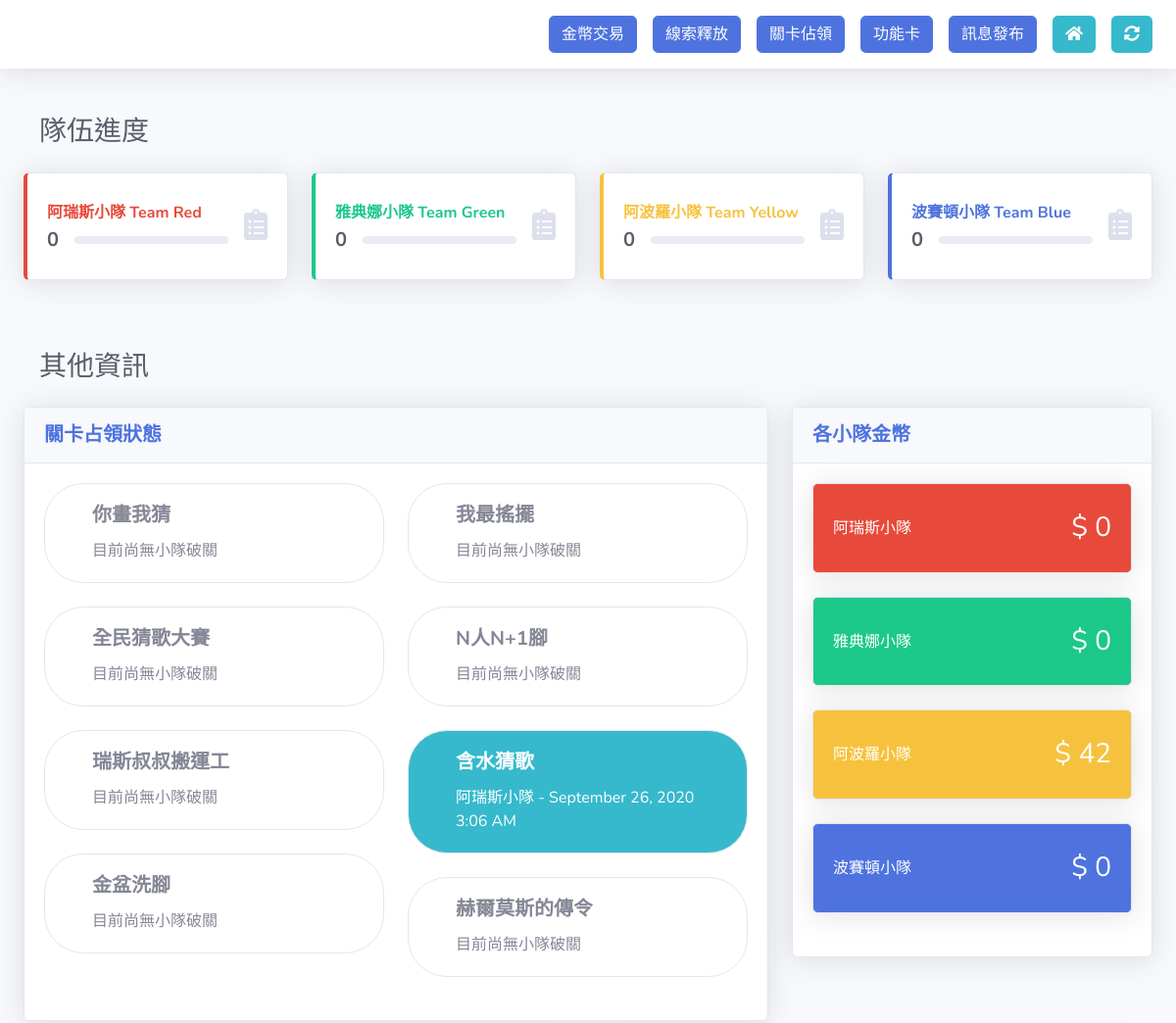
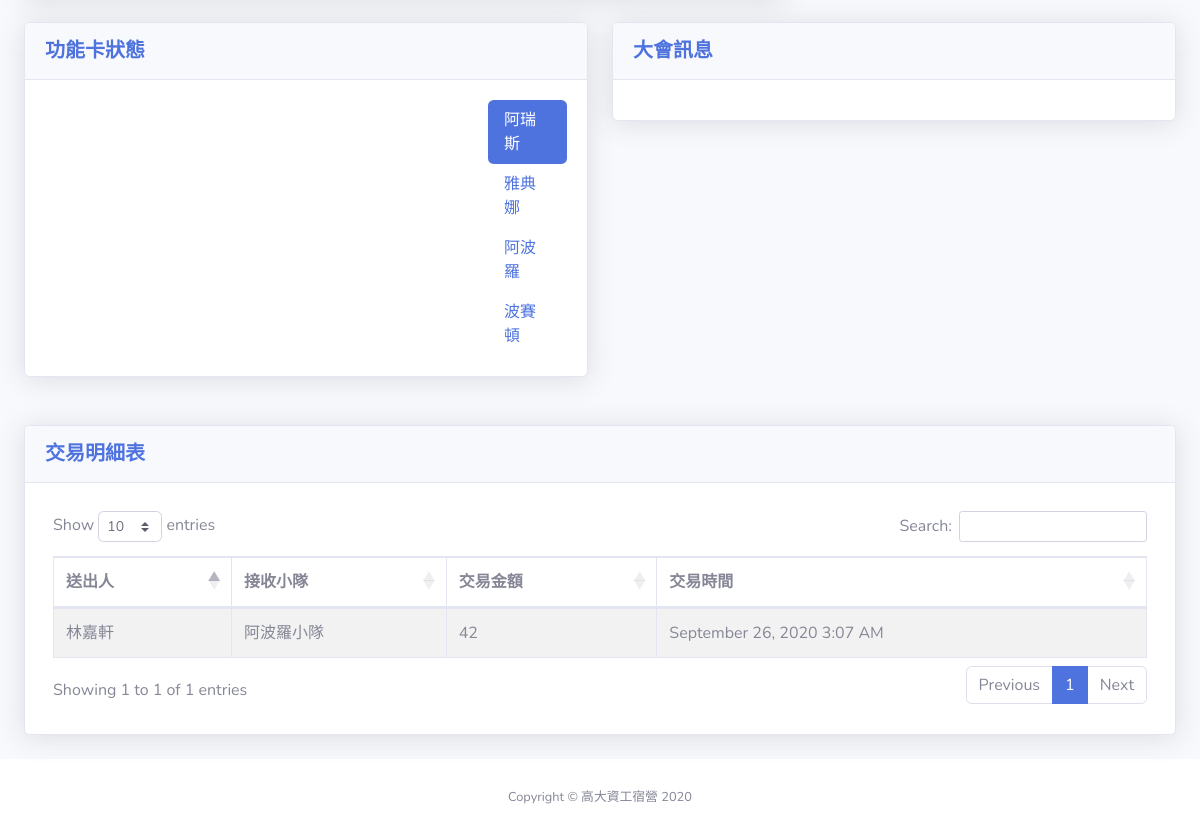
Page /dashboard (signed in) on the earlier database version (2 pictures, top to bottom).
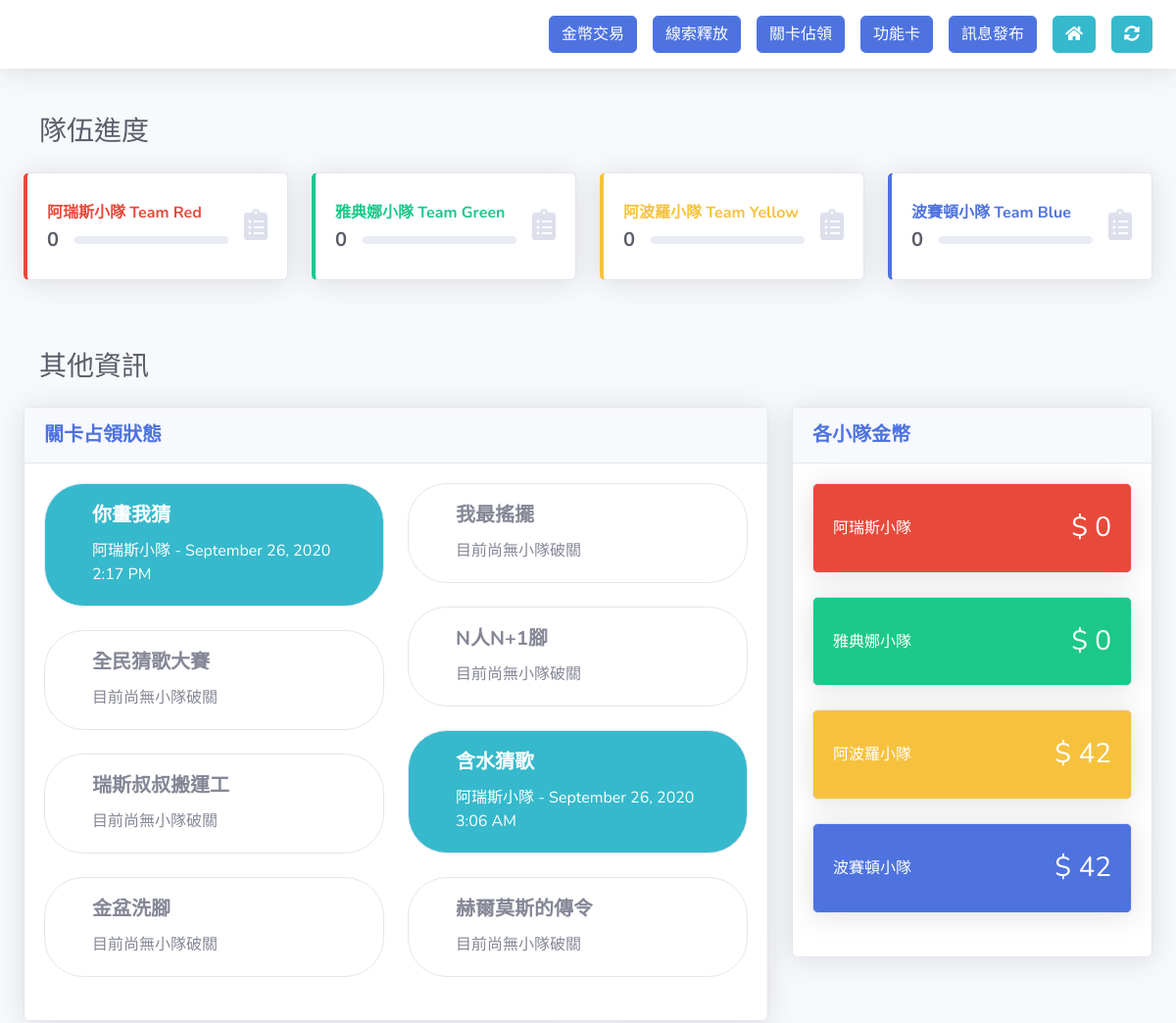
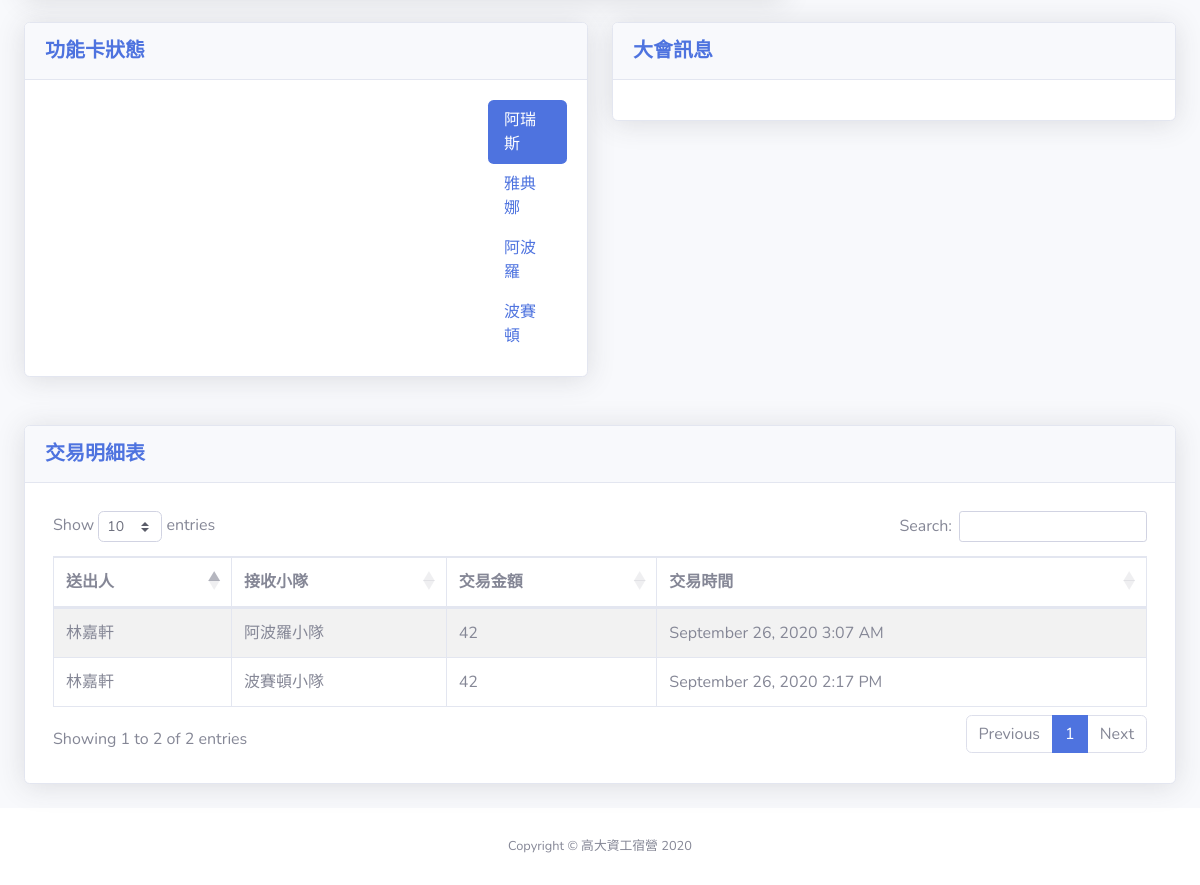
Same page on the later database version (2 pictures, top to bottom).
### main/models.py (models this page shows, shortened)
class Team(db.Model):
    id = db.Column(db.Integer, primary_key=True)
    team_coins = db.Column(db.Integer, nullable=False, default=0)
    members = db.relationship('User', backref='member', lazy=True)
    clues = db.Column(db.Integer, nullable=False, default=0)
    clueCardStatus = db.Column(db.Integer, nullable=False, default=0)
    clueCardContent = db.Column(db.String(10))  # 表示從哪個小隊發送的
    isolateCardStatus = db.Column(db.Integer, nullable=False, default=0)
    isolateCardTime = db.Column(db.DateTime)
    isolateCardContent = db.Column(db.String(10))  # TODO:表示從哪個小隊發送的
    selfBanCardStatus = db.Column(db.Integer, nullable=False, default=0)
    selfBanCardTime = db.Column(db.DateTime)
    selfBanCardContent = db.Column(db.String(10))  # 表示從哪個小隊發送的

class User(db.Model, UserMixin):
    id = db.Column(db.Integer, primary_key=True)
    nickname = db.Column(db.String(20), nullable=False, default='NULL')
    account = db.Column(db.String(20), unique=True, nullable=False)
    password = db.Column(db.String(40), nullable=False)
    team_id = db.Column(db.Integer, db.ForeignKey('team.id'), nullable=False)

class Event(db.Model):
    id = db.Column(db.Integer, primary_key=True)
    coins = db.Column(db.Integer, nullable=False)
    time = db.Column(db.DateTime, nullable=False, default=datetime.utcnow)
    sender_id = db.Column(db.Integer, nullable=False)
    team_id = db.Column(db.Integer, nullable=False)

class Domain(db.Model):
    id = db.Column(db.Integer, primary_key=True)
    time = db.Column(db.DateTime)
    team_id = db.Column(db.Integer, default=None)

### main/routes.py (the view, shortened to what this page needs)
@app.route('/dashboard', methods=['GET', 'POST'])
def dashboard():
    if current_user.is_authenticated:
        tradeform = TradeForm()
        clueform = ClueForm()
        domainform = DomainForm()
        cardform = CardForm()
        infoform = InfoForm()
        userList = User.query.all()
        teamList = Team.query.all()
        eventList = Event.query.all()  # TODO: 設定順序
        banCardList = BanCard.query.all()
        domainList = Domain.query.all()
        noticeList = Notice.query.all()
        if clueform.validate_on_submit():
            targetTeam = Team.query.filter_by(id=clueform.team_id.data).first()
            targetTeam.clues += clueform.clues.data
            db.session.add(targetTeam)
            db.session.commit()
            return redirect(url_for('dashboard'))
        if infoform.validate_on_submit():  # TODO: 訊息系統資料庫製作
            print(infoform.text.data)
            return redirect(url_for('dashboard'))
        return render_template('dashboard.html', tradeform=tradeform, infoform=infoform,
                               clueform=clueform, domainform=domainform, cardform=cardform,
                               teamList=teamList, domainList=domainList, eventList=eventList,
                               userList=userList, banCardList=banCardList)
    else:
        return redirect(url_for('login'))

### main/forms.py
class TradeForm(FlaskForm):
    team_id = SelectField('選取小隊', choices=[
        (0, '請選擇'),
        (1, '阿瑞斯小隊'),
        (2, '雅典娜小隊'),
        (3, '阿波羅小隊'),
        (4, '波賽頓小隊')
    ],validators=[InputRequired(), DataRequired()], coerce=int)
    coins = IntegerField('交易款項', validators=[InputRequired(), DataRequired()], render_kw={
                        "placeholder": "請輸入金幣數量", "inputmode": "numeric"})
    submit = SubmitField('送出')

class ClueForm(FlaskForm):
    team_id = SelectField('選取小隊', choices=[
        (0, '請選擇'),
        (1, '阿瑞斯小隊'),
        (2, '雅典娜小隊'),
        (3, '阿波羅小隊'),
        (4, '波賽頓小隊')
    ],validators=[InputRequired(), DataRequired()], coerce=int)
    clues = IntegerField('變更數量', validators=[InputRequired(), DataRequired()], render_kw={
                        "placeholder": "請輸入變更數量", "inputmode": "numeric"})
    submit = SubmitField('送出')

### main/models.py (called while the page is built)
@login_manager.user_loader
def load_user(user_id):
    return User.query.get(int(user_id))

### main/templates/dashboard.html (shortened to what the changed rows need)
<!DOCTYPE html>
<html lang="zh-tw">
<head>
	<link href="/static/css/all.css" rel="stylesheet" type="text/css">
	<link rel="stylesheet"
		href="https://maxst.icons8.com/vue-static/landings/line-awesome/line-awesome/1.3.0/css/line-awesome.min.css">
	<link href="/static/css/sb-admin-2.min.css" rel="stylesheet">
	<link href="https://cdn.datatables.net/1.10.21/css/dataTables.bootstrap4.min.css" rel="stylesheet" type="text/css">
</head>
<body id="page-top">
	<div id="wrapper">
		<div id="content-wrapper" class="d-flex flex-column">
			<div id="content">
				<div class="container-fluid">
					<div class="row">
						<div class="col-xl-3 col-md-6 mb-4">
							<div class="card border-left-primary shadow h-100 py-2">
								<div class="card-body">
									<div class="row no-gutters align-items-center">
										<div class="col mr-2">
											<div class="row no-gutters align-items-center">
												<div class="col-auto">
													<div class="h5 mb-0 mr-3 font-weight-bold text-gray-800">
														{{ teamList[3].clues }}</div>
												</div>
											</div>
										</div>
									</div>
								</div>
							</div>
						</div>
					</div>
					<div class="row">
						<div class="col-xl-8 col-lg-7">
							<div class="card shadow mb-4">
								<div class="card-body">
									<div class="row">
										<div class="column col-6">
											<div class="card mb-4
												{% if domainList[0].team_id != None %}
												bg-info
												{% endif %}
												" , style="border-radius: 40px;">
												<div class="card-body pl-5">
													{% if domainList[0].team_id == None %}
													<h5 class="card-title font-weight-bold">你畫我猜</h5>
													<p class="card-text">目前尚無小隊破關</p>
													{% else %}
													<h5 class="card-title text-white font-weight-bold">你畫我猜</h5>
													{% if domainList[0].team_id == 1 %}
													<p class="card-text text-white">阿瑞斯小隊 -
														{{ moment(domainList[0].time).format('LLL') }}</p>
													{% elif domainList[0].team_id == 2 %}
													<p class="card-text text-white">雅典娜小隊 -
														{{ moment(domainList[0].time).format('LLL') }}</p>
													{% elif domainList[0].team_id == 3 %}
													<p class="card-text text-white">阿波羅小隊 -
														{{ moment(domainList[0].time).format('LLL') }}</p>
													{% elif domainList[0].team_id == 4 %}
													<p class="card-text text-white">波賽頓小隊 -
														{{ moment(domainList[0].time).format('LLL') }}</p>
													{% endif %}
													{% endif %}
												</div>
											</div>
										</div>
									</div>
								</div>
							</div>
						</div>
						<div class="col-lg-4">
							<div class="card shadow mb-4">
								<div class="card-body">
									<div class="mb-4">
										<div class="card bg-primary text-white shadow">
											<div class="d-flex card-body justify-content-between">
												<h6 class="mt-3">波賽頓小隊</h6>
												<h3 class="mt-2">$ {{ teamList[3].team_coins }}</h3>
											</div>
										</div>
									</div>
								</div>
							</div>
						</div>
					</div>
					<div class="card shadow mb-4">
						<div class="card-body">
							<div class="table-responsive p-2">
								<table class="table table-striped table-bordered dt-responsive nowrap" id="dataTable"
									width="100%" cellspacing="0">
									<thead>
										<tr>
											<th>送出人</th>
											<th>接收小隊</th>
											<th>交易金額</th>
											<th>交易時間</th>
										</tr>
									</thead>
									<tbody>
										{% for index in eventList %}
										<tr>
											<td>{{ userList[index.sender_id-1].nickname }}</td>
											<td>{% if index.team_id == 1 %}
												阿瑞斯小隊
												{% elif index.team_id == 2 %}
												雅典娜小隊
												{% elif index.team_id == 3 %}
												阿波羅小隊
												{% elif index.team_id == 4 %}
												波賽頓小隊
												{% endif %}
											</td>
											<td>{{ index.coins }}</td>
											<td>{{ moment(index.time).format('LLL') }}</td>
										</tr>
										{% endfor %}
									</tbody>
								</table>
							</div>
						</div>
					</div>
				</div>
			</div>
		</div>
	</div>
</body>
</html>

Differences in the rows shown:
changed Team (number 4 of 4 on the later page): team_coins "0" → "42"
now on this page (row edited): Domain: time "September 26, 2020 2:17 PM"
changed Domain: team_id empty → 1 (drawn)
added Event: {{ userList[index.sender_id-1].nickname }} "林嘉軒", shows "波賽頓小隊", coins "42", time "September 26, 2020 2:17 PM"
Other differences:
text written by a page script: "Show entries Search: Showing 1 to 1 of 1 entries Previous 1 Next" → "Show entries Search: Showing 1 to 2 of 2 entries Previous 1 Next"
text no longer shown: "目前尚無小隊破關"
text now shown: "阿瑞斯小隊 -"
